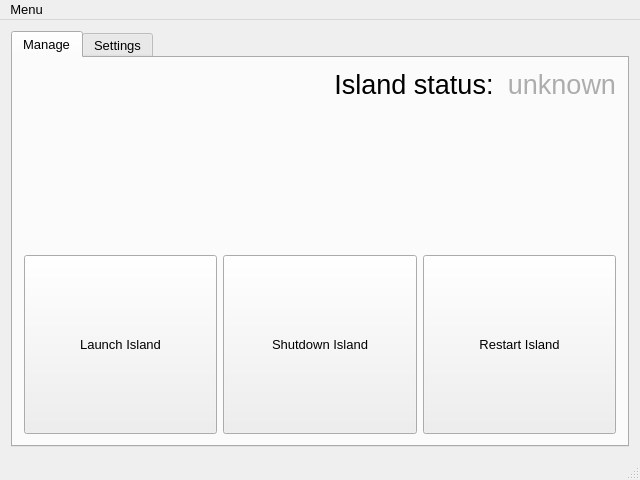
<?xml version="1.0" encoding="UTF-8"?>
<ui version="4.0">
 <class>MainWindow</class>
 <widget class="QMainWindow" name="MainWindow">
  <property name="geometry">
   <rect>
    <x>0</x>
    <y>0</y>
    <width>640</width>
    <height>480</height>
   </rect>
  </property>
  <property name="minimumSize">
   <size>
    <width>640</width>
    <height>480</height>
   </size>
  </property>
  <property name="font">
   <font>
    <pointsize>10</pointsize>
   </font>
  </property>
  <property name="windowTitle">
   <string>Island Manager</string>
  </property>
  <property name="windowIcon">
   <iconset resource="resources.qrc">
    <normaloff>:/images/resources/island.ico</normaloff>:/images/resources/island.ico</iconset>
  </property>
  <property name="locale">
   <locale language="English" country="UnitedStates"/>
  </property>
  <widget class="QWidget" name="centralWidget">
   <layout class="QHBoxLayout" name="horizontalLayout">
    <item>
     <widget class="QTabWidget" name="tabWidget">
      <property name="currentIndex">
       <number>0</number>
      </property>
      <widget class="QWidget" name="tabIslandManagement">
       <attribute name="title">
        <string>Manage</string>
       </attribute>
       <layout class="QVBoxLayout" name="verticalLayout">
        <item>
         <layout class="QHBoxLayout" name="horizontalLayout_3">
          <item>
           <widget class="QLabel" name="label">
            <property name="sizePolicy">
             <sizepolicy hsizetype="Preferred" vsizetype="Preferred">
              <horstretch>0</horstretch>
              <verstretch>0</verstretch>
             </sizepolicy>
            </property>
            <property name="font">
             <font>
              <pointsize>20</pointsize>
             </font>
            </property>
            <property name="text">
             <string>Island status: </string>
            </property>
            <property name="alignment">
             <set>Qt::AlignRight|Qt::AlignTop|Qt::AlignTrailing</set>
            </property>
           </widget>
          </item>
          <item>
           <widget class="QLabel" name="label_2">
            <property name="sizePolicy">
             <sizepolicy hsizetype="Fixed" vsizetype="Preferred">
              <horstretch>0</horstretch>
              <verstretch>0</verstretch>
             </sizepolicy>
            </property>
            <property name="palette">
             <palette>
              <active>
               <colorrole role="WindowText">
                <brush brushstyle="SolidPattern">
                 <color alpha="255">
                  <red>173</red>
                  <green>173</green>
                  <blue>173</blue>
                 </color>
                </brush>
               </colorrole>
              </active>
              <inactive>
               <colorrole role="WindowText">
                <brush brushstyle="SolidPattern">
                 <color alpha="255">
                  <red>173</red>
                  <green>173</green>
                  <blue>173</blue>
                 </color>
                </brush>
               </colorrole>
              </inactive>
              <disabled>
               <colorrole role="WindowText">
                <brush brushstyle="SolidPattern">
                 <color alpha="255">
                  <red>120</red>
                  <green>120</green>
                  <blue>120</blue>
                 </color>
                </brush>
               </colorrole>
              </disabled>
             </palette>
            </property>
            <property name="font">
             <font>
              <pointsize>20</pointsize>
             </font>
            </property>
            <property name="text">
             <string>unknown</string>
            </property>
            <property name="alignment">
             <set>Qt::AlignRight|Qt::AlignTop|Qt::AlignTrailing</set>
            </property>
           </widget>
          </item>
         </layout>
        </item>
        <item>
         <layout class="QHBoxLayout" name="horizontalLayout_4">
          <item>
           <widget class="QPushButton" name="pushButton_2">
            <property name="sizePolicy">
             <sizepolicy hsizetype="Minimum" vsizetype="Preferred">
              <horstretch>0</horstretch>
              <verstretch>0</verstretch>
             </sizepolicy>
            </property>
            <property name="text">
             <string>Launch Island</string>
            </property>
           </widget>
          </item>
          <item>
           <widget class="QPushButton" name="pushButton">
            <property name="sizePolicy">
             <sizepolicy hsizetype="Minimum" vsizetype="Preferred">
              <horstretch>0</horstretch>
              <verstretch>0</verstretch>
             </sizepolicy>
            </property>
            <property name="text">
             <string>Shutdown Island</string>
            </property>
           </widget>
          </item>
          <item>
           <widget class="QPushButton" name="pushButton_3">
            <property name="sizePolicy">
             <sizepolicy hsizetype="Minimum" vsizetype="Preferred">
              <horstretch>0</horstretch>
              <verstretch>0</verstretch>
             </sizepolicy>
            </property>
            <property name="text">
             <string>Restart Island</string>
            </property>
           </widget>
          </item>
         </layout>
        </item>
       </layout>
      </widget>
      <widget class="QWidget" name="tabIslandSettings">
       <attribute name="title">
        <string>Settings</string>
       </attribute>
      </widget>
     </widget>
    </item>
   </layout>
  </widget>
  <widget class="QMenuBar" name="menuBar">
   <property name="geometry">
    <rect>
     <x>0</x>
     <y>0</y>
     <width>640</width>
     <height>23</height>
    </rect>
   </property>
   <widget class="QMenu" name="menuOptions">
    <property name="title">
     <string>Menu</string>
    </property>
    <addaction name="actionMinimize"/>
    <addaction name="actionExit"/>
   </widget>
   <addaction name="menuOptions"/>
  </widget>
  <widget class="QStatusBar" name="statusBar">
   <property name="locale">
    <locale language="English" country="UnitedStates"/>
   </property>
  </widget>
  <action name="actionExit">
   <property name="text">
    <string>Exit</string>
   </property>
  </action>
  <action name="actionMinimize">
   <property name="text">
    <string>Minimize</string>
   </property>
  </action>
 </widget>
 <layoutdefault spacing="6" margin="11"/>
 <resources>
  <include location="resources.qrc"/>
 </resources>
 <connections/>
</ui>
